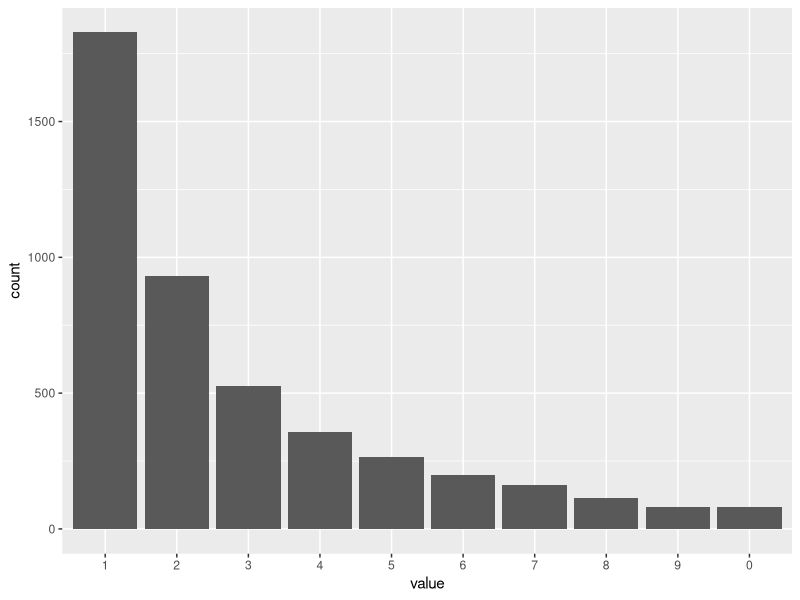
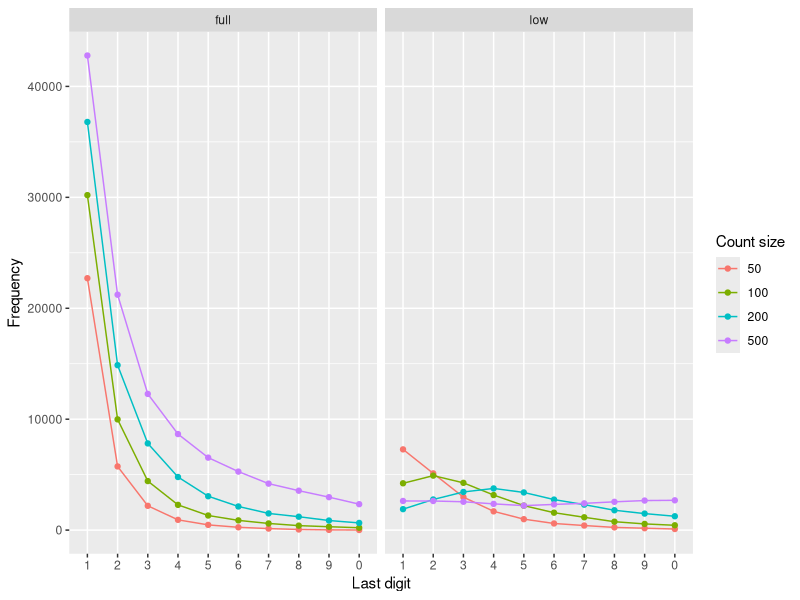

Here is the R script that generated these plots, in order:
#packages
library("tidyverse")
library("vegan")

#data
data(BCI)



#distribution of last digits in full dataset
BCI %>% 
  gather() %>% 
  filter(value > 0) %>% 
  mutate(
    value = value %% 10,
    value = factor(value, levels = c(1:9, 0))
  ) %>%
  ggplot(aes(x = value)) + 
    geom_bar()


#effect of limited taxonomic breadth and count size
BC_1 <- colSums(BCI)
BC_low <- sort(BC_1, decreasing = TRUE)[1:25]

sizes <- c(50, 100, 200, 500)

plyr::ldply(list(full = BC_1, low = BC_low), function(dataset){
  plyr::ldply(setNames(sizes, sizes), function(size){
   rmultinom(1000, size = size, prob = dataset) %>% 
      as.data.frame() %>% 
      gather() %>% 
      filter(value > 0) %>% 
      mutate(
        value = value %% 10, 
        value = factor(value, levels = c(1:9, 0))
      ) %>% 
      count(value)
  }, .id = "countSize")
}, .id = "resolution") %>% 
  mutate(countSize = factor(countSize, levels = sizes)) %>% 
  ggplot(aes(x = value, y = n, colour = countSize, group = countSize)) + 
  geom_line()+
  geom_point() +
  facet_wrap(~resolution) + 
  labs(x = "Last digit", y = "Frequency", colour = "Count size")
